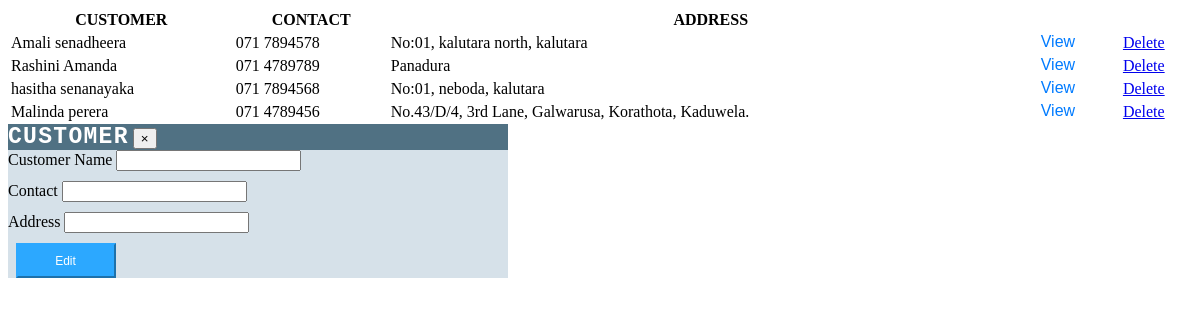
The app's page /tables/customer_table.php (signed in), older data.
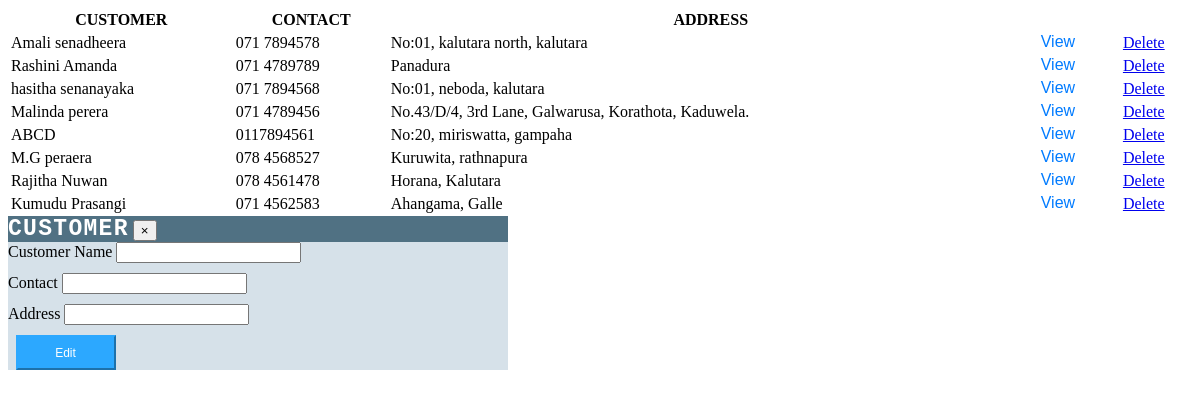
The same page, newer data.
### tables this page shows
CREATE TABLE `customer` (
  `id` int(11) NOT NULL,
  `customer_name` varchar(100) NOT NULL,
  `contact` varchar(100) NOT NULL,
  `address` varchar(100) NOT NULL
);

### tables/customer_table.php (the view, shortened to what this page needs)
<!DOCTYPE html>
<html>
<head>
</head>
<body>
<?php
  require '../include/config.php';
  if(isset($_POST["query"]))
  {
     $search =$_POST["query"];
     $query = "SELECT * FROM customer WHERE customer_name LIKE '%".$search."%' ";
  }
  else
  {
     $query = "SELECT * FROM customer";
  }
  $result = mysqli_query($conn ,$query);
  if(mysqli_num_rows($result)>0)
  {
    ?>
 <div class="tablealign">
  <table id="example" class="table table-striped table-bordered" style="width:100%">
   <thead>
    <tr>
     <th>CUSTOMER</th>
     <th>CONTACT</th>
     <th>ADDRESS</th>
     <th></th>
     <th></th>
    </tr>
   </thead>
   <tbody>
   <?php
   while($row = mysqli_fetch_array($result))
   {
    echo '
    <tr>
     <td>'.$row["customer_name"].'</td>
     <td>'.$row["contact"].'</td>
     <td>'.$row["address"].'</td>
     <td><button type="button"  id="'.$row["id"].'" name="'.$row["id"].'" class="btn btn-primary btn-sm view_data" data-toggle="modal" data-target="#myModal" style="background-color: transparent; border: 0px; color: #007bff; font-size: 16px; padding-top: 0px;">View</button></td>
     <td style="width: 5%;"><a href="../controller/custom_controller?c_delete_id='.$row["id"].'" onclick="confirmation(event)">Delete</a></td>';
    echo '</tr>';
   }
   ?>
   </tbody>
  </table>
</div>
   <?php
  }
  else
  {
   echo 'Data Not Found';
  }
?>
</body>
</html>
   <div id="myModal" class="modal fade">
    <div class="modal-dialog" style="max-width: 500px;">
     <div class="modal-content" style="height : auto;">
        <div class="modal-header" style="background-color: #507183;">
             <span style="font-size: 23px; font-family: monospace;"><b style="color: white;letter-spacing: 1.3px;">CUSTOMER</b></span>
             <button type="button" class="close" data-dismiss="modal">&times;</button>
        </div>
        <div class="modal-body" style="background-color: #d6e1e9;">
         <form method="post" id="pmh_form_edit">
            <div class="col-sm-12">
              <label>Customer Name</label>
              <input type="text" name="customer_edit" id="customer_edit" class="form-control" style="margin-bottom: 10px;"/>
            </div>
            <div class="col-sm-12">
              <label>Contact</label>
              <input type="text" name="contact_edit" id="contact_edit" class="form-control" style="margin-bottom: 10px;"/>
            </div>
            <div class="col-sm-12">
              <label>Address</label>
              <input type="text" name="address_edit" id="address_edit" class="form-control" style="margin-bottom: 10px;"/>
            </div>
          <div class="col-sm-12">
            <button type="button" id="form_customer_edit" name="form_customer_edit"  onclick="customeredit()" class="btn btn-primary" style="height: 35px; width: 100px; color: white; border-color: #2CA8FF; background-color: #2CA8FF; font-size: 12px;  padding: 4px 10px; margin-top: 0px;     margin-left: 1.5%;">Edit</button>
          </div>
         </form>
        </div>
     </div>
    </div>
 </div>

Row changes from the older to the newer data that the page shows:
added customer: customer_name "ABCD", contact "0117894561", address "No:20, miriswatta, gampaha"
added customer: customer_name "M.G peraera", contact "078 4568527", address "Kuruwita, rathnapura"
added customer: customer_name "Rajitha Nuwan", contact "078 4561478", address "Horana, Kalutara"
added customer: customer_name "Kumudu Prasangi", contact "071 4562583", address "Ahangama, Galle"
